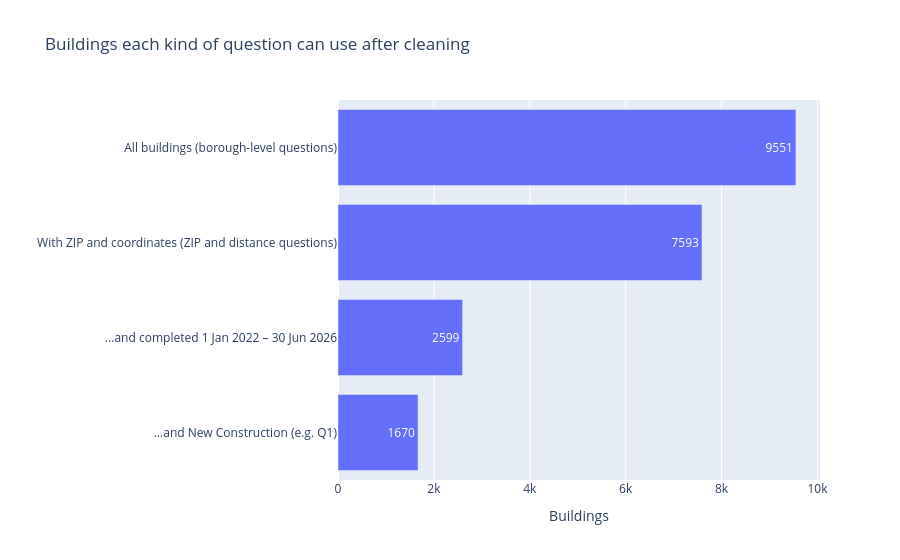

The code cell stored with this chart in its notebook:
### Markdown cell above
The chart shows the three things cleaning did to missing values. The 16 unit-breakdown columns drop to 0 missing (empty = 0, 6.1). `number` and `street` rise from 0 to 1,949: the hidden `----` placeholders are now real missing values. Everything else is unchanged on purpose: ZIP, coordinates, completion date, All Counted Units and Building ID stay missing where the data has no value (6.1).

### Code cell
# How many buildings each kind of question can use, after cleaning
in_window = housing_clean["completed_in_window"]
located = housing_clean["has_location"]
new_construction = housing_clean["construction_type"].eq("New Construction")
usable = pd.Series({
    "All buildings (borough-level questions)": len(housing_clean),
    "With ZIP and coordinates (ZIP and distance questions)": located.sum(),
    "...and completed 1 Jan 2022 – 30 Jun 2026": (located & in_window).sum(),
    "...and New Construction (e.g. Q1)": (located & in_window & new_construction).sum(),
})
print(usable, "\n")
print(f"Affordable units completed 1 Jan 2022 – 30 Jun 2026: {housing_clean.loc[in_window, 'all_counted_units'].sum():,}"
      f" (in buildings with a ZIP: {housing_clean.loc[in_window & located, 'all_counted_units'].sum():,})")
print("  ...by construction type:",
      housing_clean.loc[in_window].groupby("construction_type")["all_counted_units"].sum().to_dict())
print("Completed after 30 Jun 2026 (outside the window, kept for Q6):",
      (housing_clean["completion_date"] > "2026-06-30").sum())

fig = px.bar(x=usable.values, y=usable.index, orientation="h", text=usable.values,
             labels={"x": "Buildings", "y": ""},
             title="Buildings each kind of question can use after cleaning")
fig.update_yaxes(autorange="reversed")
fig.show()

### Figure 1 — Plotly figure (JSON) as saved in the notebook; plotly's stock layout.template omitted (floating-point values rounded to 4 significant figures)
{"data": [{"hovertemplate": "Buildings=%{x}<br>=%{y}<br>text=%{text}<extra></extra>", "legendgroup": "", "marker": {"color": "#636efa", "pattern": {"shape": ""}}, "name": "", "orientation": "h", "showlegend": false, "text": [9551.0, 7593.0, 2599.0, 1670.0], "textposition": "auto", "type": "bar", "x": [9551, 7593, 2599, 1670], "xaxis": "x", "y": ["All buildings (borough-level questions)", "With ZIP and coordinates (ZIP and distance questions)", "...and completed 1 Jan 2022 – 30 Jun 2026", "...and New Construction (e.g. Q1)"], "yaxis": "y"}], "layout": {"barmode": "relative", "legend": {"tracegroupgap": 0}, "title": {"text": "Buildings each kind of question can use after cleaning"}, "xaxis": {"anchor": "y", "domain": [0.0, 1.0], "title": {"text": "Buildings"}}, "yaxis": {"anchor": "x", "autorange": "reversed", "domain": [0.0, 1.0], "title": {"text": ""}}}}
